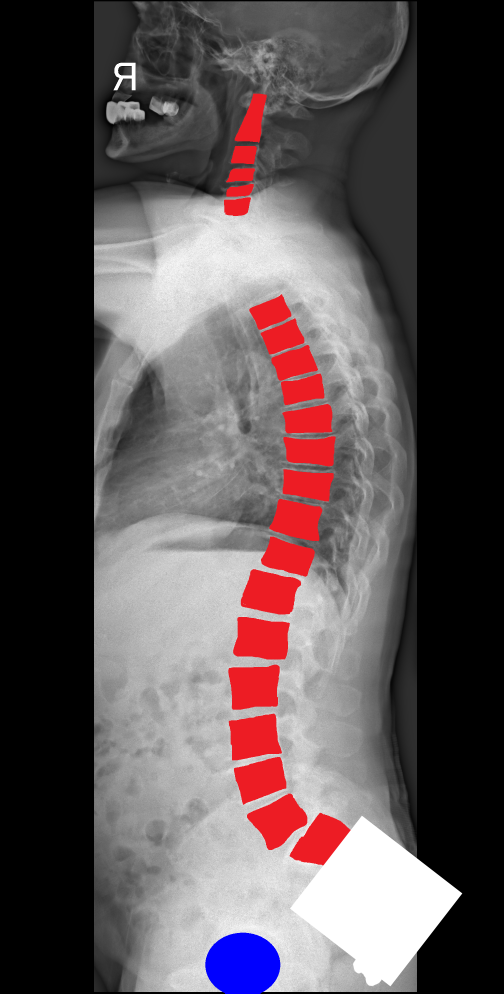
#> input picture Model/testing/side_1.png, 1512 x 2980 px (shown at 1/3 size); its folder holds only this picture in this run
$ python 'test copy.py'
#> lines starting #> are read from the running program, lines starting #| are printed output that depends on the picture; after the words box and inside, x2 and y2 are one past the last pixel; in counts of white or black regions, pixels touching at a corner belong together
### Model/spine_segmentation/segmentation/utils.py
"""
    This file contains functions for spine-image segmentation and neural-network model
"""

import numpy as np
import numpy.typing as npt

import cv2
import pydicom

from pathlib import Path
from typing import Literal

from multiprocessing import Process, Manager
from multiprocessing.managers import DictProxy

from ultralytics.models import YOLO

# [67 lines left out: functions __search_for_border_row, __search_for_border_col, not called in this run]

def get_borders(pixel_array: npt.NDArray[np.float32], threshold = 0.5) -> npt.NDArray[np.int32]:
    """
        Searching for bounding rectagle coordinates `[up-left, down-right]` of the spine. `All edges included!`

        Parameters
        -----------
        pixel_array:
            2d array of pixels - spine image
        \n
        threshold:
            Greater than -> spine-pixel
    """
    processes = []
    manager_dict = Manager().dict()

    for params in [(pixel_array, manager_dict, threshold, 0), (pixel_array, manager_dict, threshold, 1)]:
        processes.append(Process(target=__search_for_border_row, args=params))
        processes.append(Process(target=__search_for_border_col, args=params))

        processes[-2].start()
        processes[-1].start()

    for p in processes:
        p.join()

    return np.array(
        [[manager_dict["top"], manager_dict["left"]], [manager_dict["bottom"], manager_dict["right"]]], dtype=np.int32
    )

def to_same_size(img_side: np.ndarray[np.float32], img_frontal: np.ndarray[np.float32]) -> tuple[np.ndarray[np.float32], np.ndarray[np.float32]]:
    """
        Pads images to the size of the biggest and reshapes if `new_image_size` is provided

        Parameters:
        -----------
            img_side:
                Pixel array of the side projection
            \n
            img_frontal:
                Pixel array of the frontal projection
    """
    d = int((img_frontal.shape[0] - img_side.shape[0]) / 2)
    cv2.copyMakeBorder((img_side if d > 0 else img_frontal), abs(d), abs(d), 0, 0, cv2.BORDER_CONSTANT, (0, 0, 0))

    d = int((img_frontal.shape[1] - img_side.shape[1]) / 2)
    cv2.copyMakeBorder((img_side if d > 0 else img_frontal), 0, 0, abs(d), abs(d), cv2.BORDER_CONSTANT, (0, 0, 0))

    return (img_side, img_frontal)

def open_png_prj(file_path: str, w_part: Literal["spine", "hip"] = "spine", new_image_size: tuple[int, int] | None = None) -> np.ndarray[np.float32]:
    """
        Opens png-files of ONE projection to numpy binary array of float32\n
        Provided `spine - red region` and `hip - blue region` modes

        Parameters
        -----------
            file_path_side:
                Path to png file with side projection
            \n
            w_part:
                Watched part - `hip | spine`
            \n
            new_image_size:
                Reshaping size
    """
#> called with w_part = 'spine', new_image_size = (576, 240)
    img = cv2.imread(file_path)
#> img is the input picture: shape (2980, 1512, 3); mean B, G, R 84.1, 81.8, 92.5
    lf, hf = [(0, 0, 210), (40, 40, 256)] if w_part == "spine" else [(210, 0, 0), (256, 40, 40)]
    img = cv2.inRange(img, lf, hf)
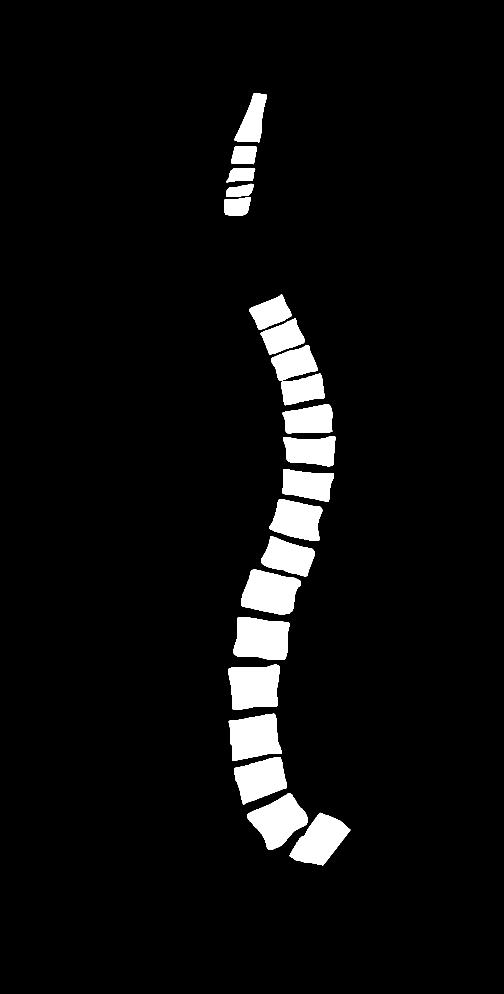
#> img: shape (2980, 1512) (shown at 1/3 size); 5.1% white; 21 white regions, largest, box (x1, y1, x2, y2) and area: (700, 1851, 870, 1978) 17750, (685, 1994, 839, 2129) 17454, (723, 1708, 903, 1843) 17423

    if new_image_size != None:
        img = cv2.resize(img, new_image_size[::-1], interpolation=cv2.INTER_CUBIC)
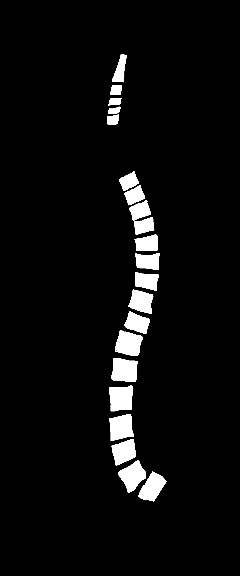
#> img: shape (576, 240); min 0, max 255, mean 13.1

    return img.astype(np.float32) / np.max(img)

def open_png_prjs(file_path_side: str, file_path_frontal: str, w_part: Literal["spine", "hip"] = "spine", new_image_size: tuple[int, int] | None = None) -> tuple[np.ndarray[np.float32], np.ndarray[np.float32]]:
    """
        Opens png-files of projections to numpy binary array of float32\n
        Provided `spine - red region` and `hip - blue region` modes

        Parameters
        -----------
            file_path_side:
                Path to png file with side projection
            \n
            file_path_frontal:
                Path to png file with frontal projection
            \n
            w_part:
                Watched part - `hip | spine`
            \n
            new_image_size:
                Reshaping size
    """
    img_side = open_png_prj(file_path_side, w_part, new_image_size)
    img_frontal = open_png_prj(file_path_frontal, w_part, new_image_size)

    img_side, img_frontal = to_same_size(img_side, img_frontal)

    return (img_side, img_frontal)

# [91 lines left out: functions open_dcm_prj, open_dcm_prjs, correct_heights, yolo_segment_vertebraes_from_img, not called in this run]

### Model/test copy.py
from __future__ import print_function
from pathlib import Path

from spine_segmentation.segmentation.utils import get_borders, open_png_prjs
from spine_segmentation.approximation.approximation import get_lr_matrixes, get_lr_Vandermonde_matrix, get_lr_q_coefs, Q_REGRESSION_PARAMS

import cv2 as cv
import numpy as np
import random as rng

f_name = "side_1"

pixel_array_real_side, _ = open_png_prjs(
    Path(__file__).resolve().parent / f'testing/{f_name}.png',
    Path(__file__).resolve().parent / f'testing/{f_name}.png',
    w_part="spine",
    new_image_size=(576, 240)
)

from time import time

borders_side: np.ndarray = get_borders(pixel_array_real_side)
#> (the program exits here)
